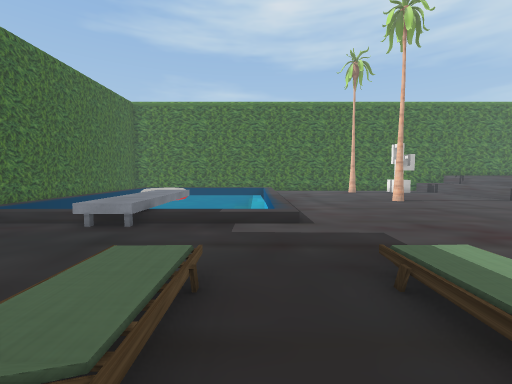
View 1 (above)

21 first-person views from a walk through a 3-D level made in the Unity game engine. The camera is 1.4 m above the floor, tilts 4° down and sees 90° across. The floor is counted in squares, 0.95 m on a side. Each view is taken from the middle of a square. On the plan, view 1 faces up. The plan holds only what a view shows up to about 13 squares ahead; the rest is blank. The place goes on beyond the plan. The player character is not drawn. Some surface patterns are stand-ins.

View 2
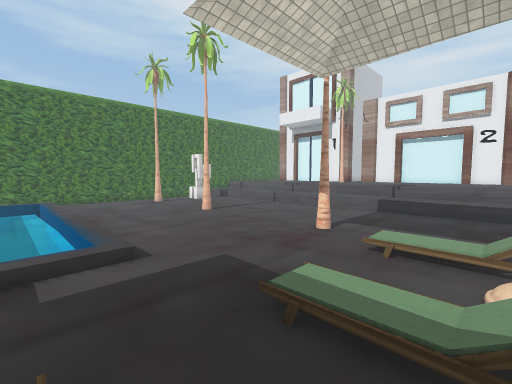

View 3
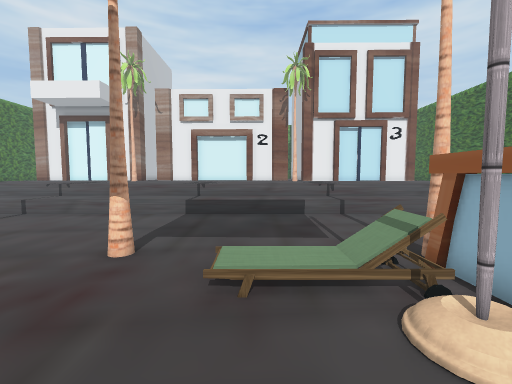

View 4
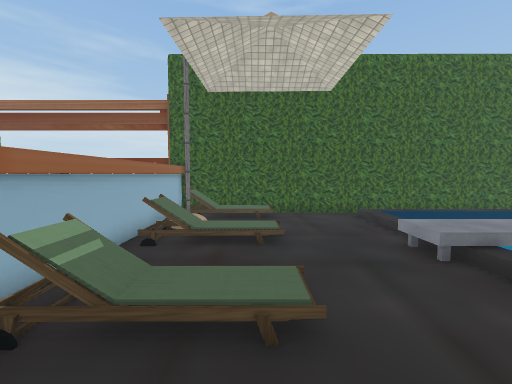

View 5
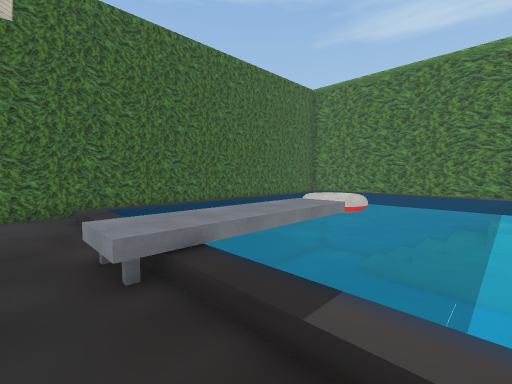

View 6
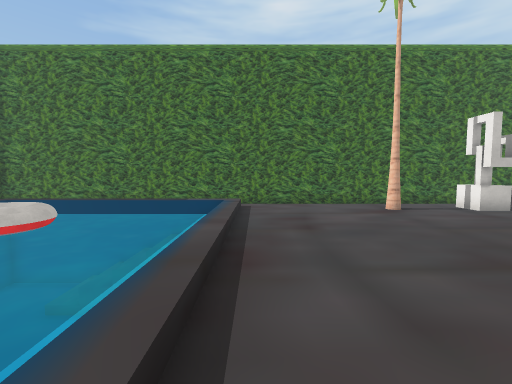

View 7
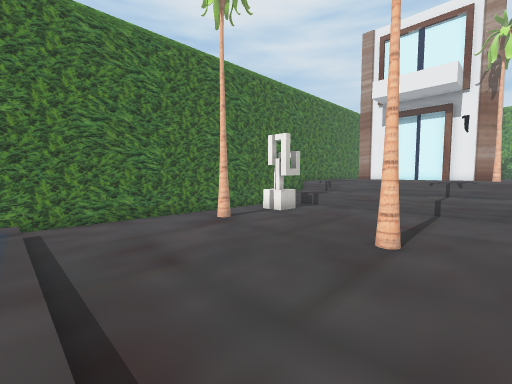

View 8
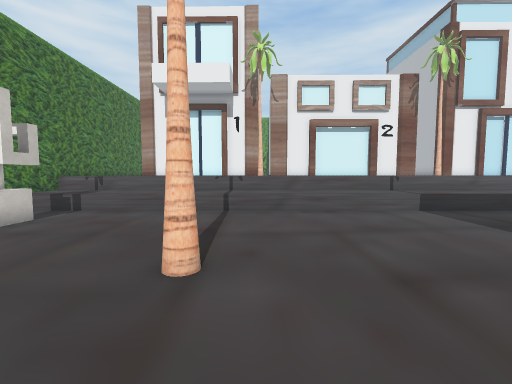

View 9
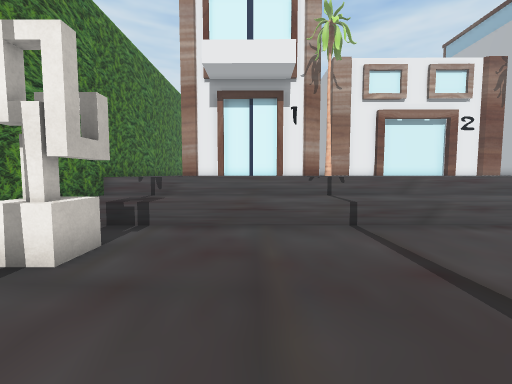

View 10
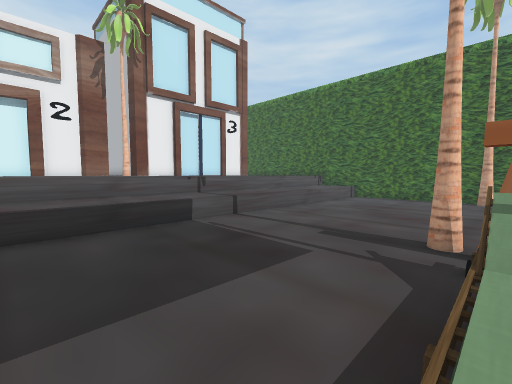

View 11
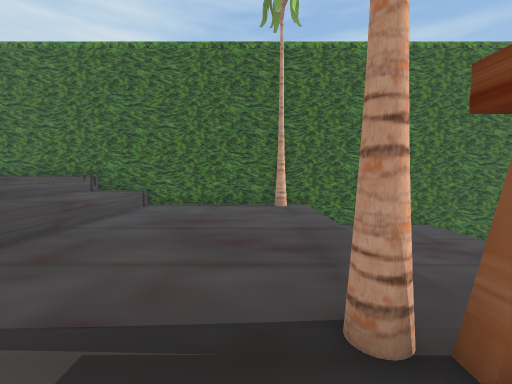

View 12
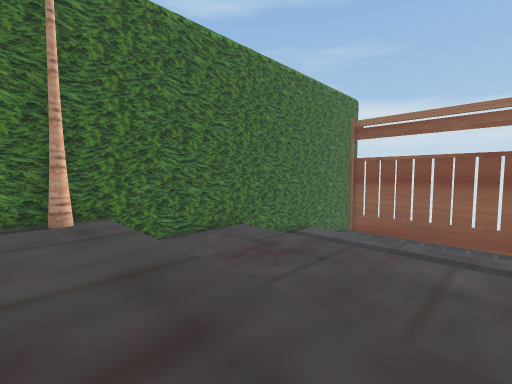

View 13
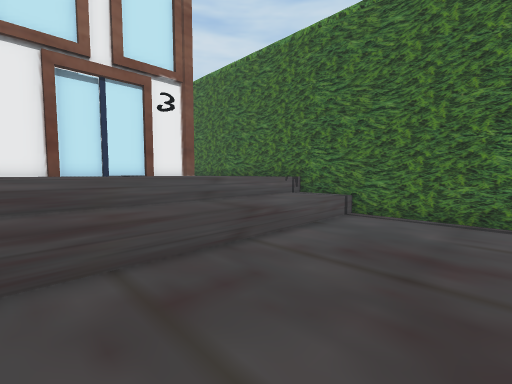

View 14
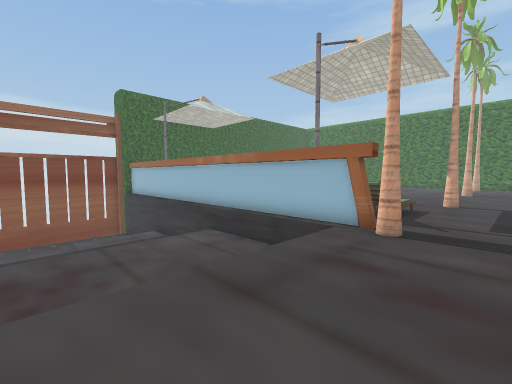

View 15
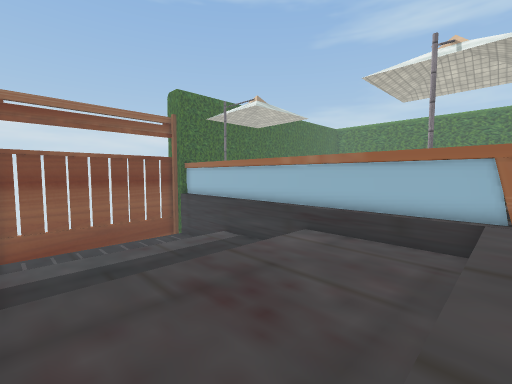

View 16
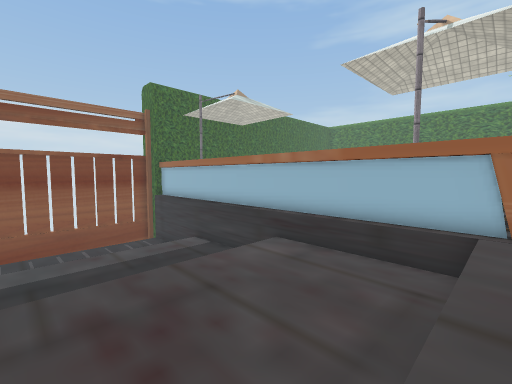

View 17
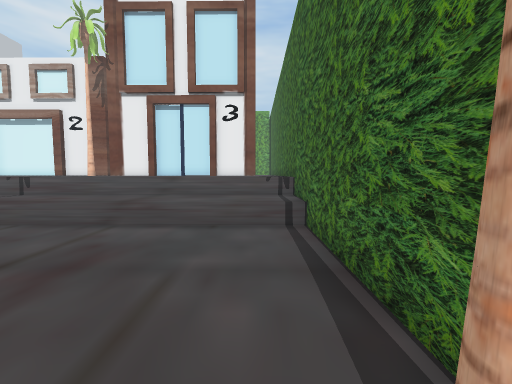

View 18
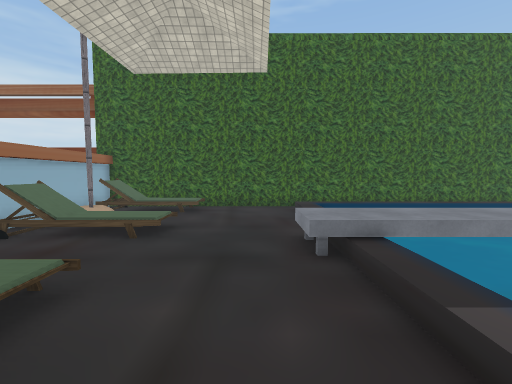

View 19
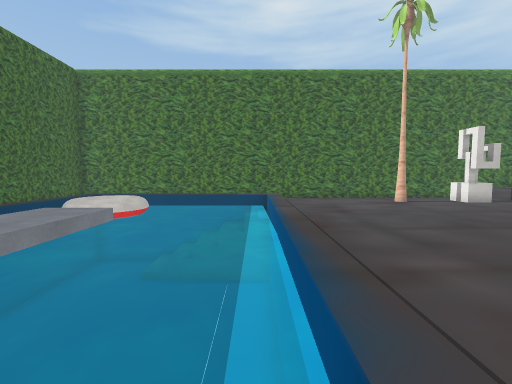

View 20
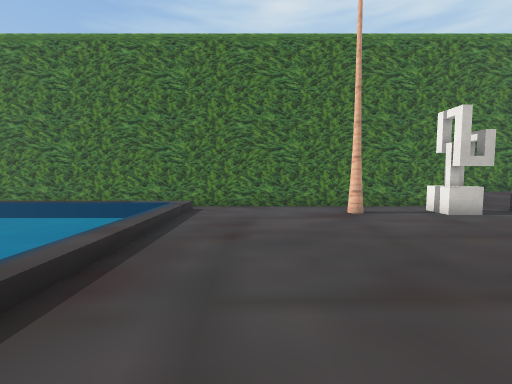

View 21
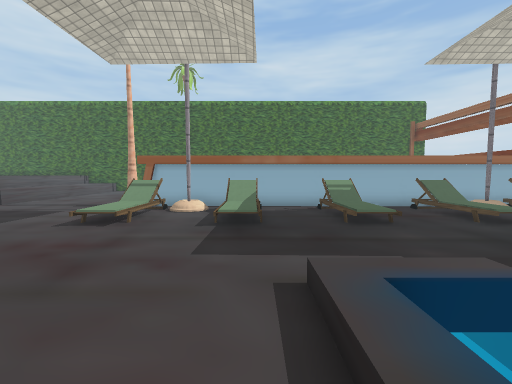

### Floor plan
Key: @ floor where view 1 was taken; # wall or solid block; . main floor; : floor 0.25 m higher than the main floor; + floor 0.75 m higher than the main floor; / step, stairs or slope; = window, fence, low wall or low ledge; ^ raised ledge; v drop or lower ground; P pole; O other object.
Columns run from 11 left of view 1 to 17 right of it. Each row starts with its distance up from view 1.
 23 #############################
 22      ////////..........  .^^^
 21   :vvvvvvvvv:......#..OO..^^^
 20 # :vvvvvvvvv:.........OO..^^^
 19 # :vO:vvvvvv:.............^^^
 18 # :vvvvvvvvv:.............^^^
 17 # :v  Ovvvvv:.............^^^
 16 # :vvvvvvvvv:.............^^^
 15 # :vvvvvvvvv:.............^^^
 14 # :vvvvvvvvv:......#......^^^
 13 # : vvvvvvvv:.............^^^
 12 # :   v+v   :.............^^^
 11 # :   v+v   :.............^^^
 10 # :   v+v   :.............^^^
  9 # :   v+v   :.............^^^
  8 #.::::/+:::::.............^^^
  7 #...../#..................^^^
  6 #..................#......^^^
  5 #.........................^^^
  4 #//..//..//..//..//.......^^^
  3 #//..//..//..//..//.......^^^
  2 #//..//..//..//..//.......^^^
  1 #/O:///..O/..//////.......^^^
  0 # OP O#..O=@.O  POO.......^^^
 -1 ####################......^^^
 -2       vvvv  vvvvvv........^^^
 -3       vvvv  vvvvvv........^^^
 -4       vvvv  vvvvvv........^^^
 -5       vvvv  vvvvvv........^^^
 -6       vvvv  vvvvvv........^^^
 -7   v   vvvv  vvvvvv........^^^
 -8  vv   vvvv  vvvvvv........^^^
 -9  vv   vvvv  vvvvv ........^^^
-10  vv   vvvv  vvvvv ........^^^
-11  vv   vvvvvvvvvvvv.#......^^^
-12            ##################

Where each view was taken, in squares from view 1:
view 1: 0 up, 0 right, facing up
view 2: 1 up, 1 left, facing up-right
view 3: 3 up, 2 right, facing right
view 4: 3 up, 2 right, facing left
view 5: 6 up, 0 right, facing up-left
view 6: 10 up, 2 right, facing up
view 7: 12 up, 1 right, facing up-right
view 8: 13 up, 4 right, facing right
view 9: 17 up, 7 right, facing right
view 10: 5 up, 7 right, facing down-right
view 11: 1 up, 9 right, facing down
view 12: 2 down, 9 right, facing down-left
view 13: 2 down, 10 right, facing down-right
view 14: 8 down, 10 right, facing up-left
view 15: 11 down, 7 right, facing up-left
view 16: 9 down, 7 right, facing up-left
view 17: 10 down, 7 right, facing right
view 18: 6 up, 1 right, facing left
view 19: 7 up, 0 right, facing up
view 20: 11 up, 4 right, facing up
view 21: 11 up, 2 right, facing down
